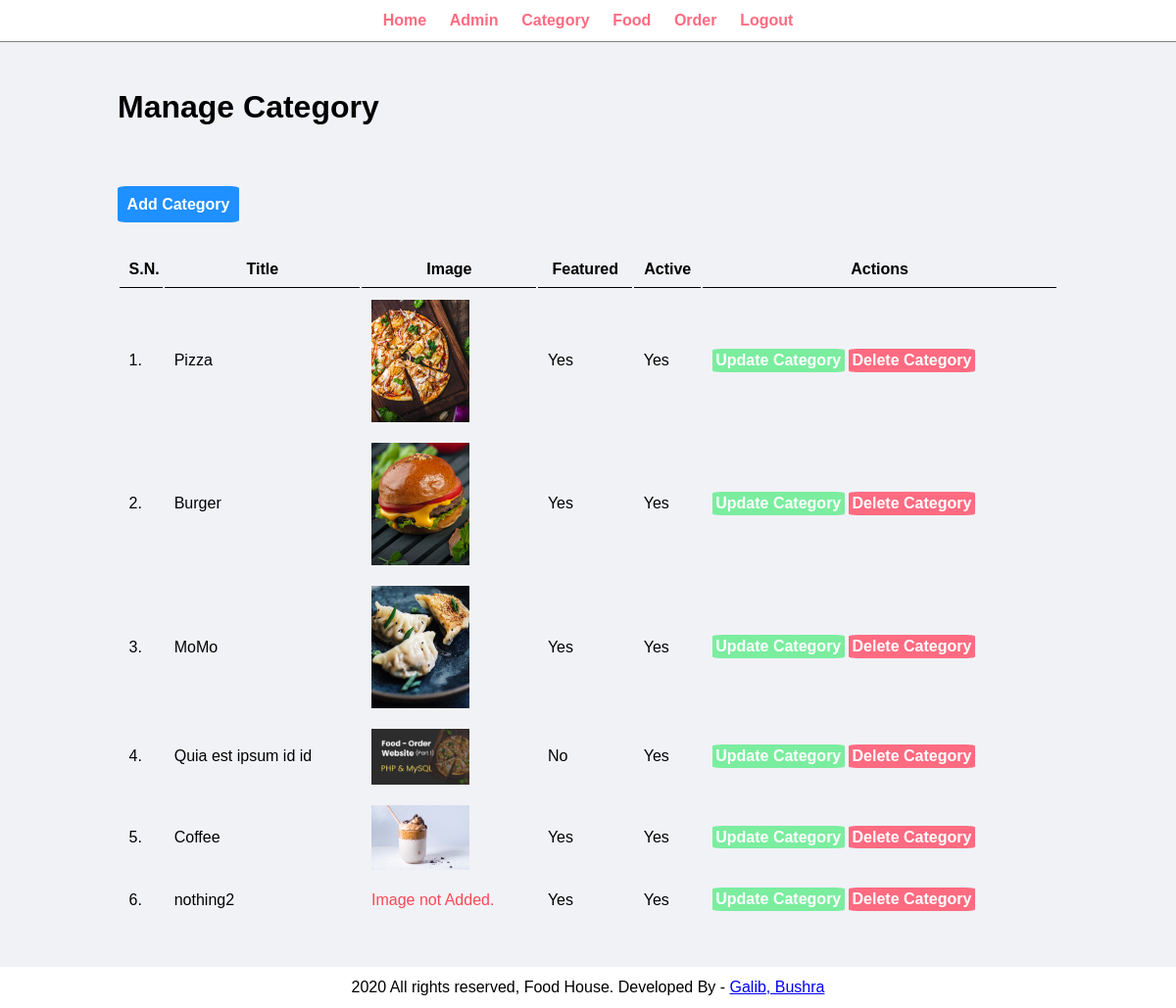
Screenshot of /admin/manage-category.php (signed in) with the database file from the repository.
### tables this page shows
CREATE TABLE `tbl_category` (
  `id` int(10) UNSIGNED NOT NULL,
  `title` varchar(100) NOT NULL,
  `image_name` varchar(255) NOT NULL,
  `featured` varchar(10) NOT NULL,
  `active` varchar(10) NOT NULL
);

### admin/manage-category.php (the view, shortened to what this page needs)
<?php include('partials/menu.php'); ?>
<div class="main-content">
    <div class="wrapper">
        <h1>Manage Category</h1>
        <br /><br />
        <br><br>
                <a href="<?php echo SITEURL; ?>admin/add-category.php" class="btn-primary">Add Category</a>
                <br /><br /><br />
                <table class="tbl-full">
                    <tr>
                        <th>S.N.</th>
                        <th>Title</th>
                        <th>Image</th>
                        <th>Featured</th>
                        <th>Active</th>
                        <th>Actions</th>
                    </tr>
                    <?php
                        $sql = "SELECT * FROM tbl_category";
                        $res = mysqli_query($conn, $sql);
                        $count = mysqli_num_rows($res);
                        $sn=1;
                        if($count>0)
                        {
                            while($row=mysqli_fetch_assoc($res))
                            {
                                $id = $row['id'];
                                $title = $row['title'];
                                $image_name = $row['image_name'];
                                $featured = $row['featured'];
                                $active = $row['active'];
                                ?>
                                    <tr>
                                        <td><?php echo $sn++; ?>. </td>
                                        <td><?php echo $title; ?></td>
                                        <td>
                                            <?php
                                                if($image_name!="")
                                                {
                                                    ?>
                                                    <img src="<?php echo SITEURL; ?>images/category/<?php echo $image_name; ?>" width="100px" >
                                                    <?php
                                                }
                                                else
                                                {
                                                    echo "<div class='error'>Image not Added.</div>";
                                                }
                                            ?>
                                        </td>
                                        <td><?php echo $featured; ?></td>
                                        <td><?php echo $active; ?></td>
                                        <td>
                                            <a href="<?php echo SITEURL; ?>admin/update-category.php?id=<?php echo $id; ?>" class="btn-secondary">Update Category</a>
                                            <a href="<?php echo SITEURL; ?>admin/delete-category.php?id=<?php echo $id; ?>&image_name=<?php echo $image_name; ?>" class="btn-danger">Delete Category</a>
                                        </td>
                                    </tr>
                                <?php
                            }
                        }
                        else
                        {
                            ?>
                            <tr>
                                <td colspan="6"><div class="error">No Category Added.</div></td>
                            </tr>
                            <?php
                        }
                    ?>
                </table>
    </div>
</div>
<?php include('partials/footer.php'); ?>

### admin/partials/menu.php (shortened to what this page needs)
<html>
    <head>
        <link rel="stylesheet" href="../css/admin.css">
    </head>
    <body>
        <div class="menu text-center">
            <div class="wrapper">
                <ul>
                    <li><a href="index.php">Home</a></li>
                    <li><a href="manage-admin.php">Admin</a></li>
                    <li><a href="manage-category.php">Category</a></li>
                    <li><a href="manage-food.php">Food</a></li>
                    <li><a href="manage-order.php">Order</a></li>
                    <li><a href="logout.php">Logout</a></li>
                </ul>
            </div>
        </div>

### admin/partials/footer.php
<div class="footer">
            <div class="wrapper">
                <p class="text-center">2020 All rights reserved, Food House. Developed By - <a href="#"> Galib, Bushra</a></p>
            </div>
        </div>
    </body>
</html>

### css/admin.css (style rules this page uses)
* { margin: 0; padding: 0; font-family: Arial, Helvetica, sans-serif; }
.wrapper { padding: 1%; width: 80%; margin: 0 auto; }
.text-center { text-align: center; }
.menu { border-bottom: 1px solid gray; }
.menu ul { list-style-type: none; }
.menu ul li { display: inline; padding: 1%; }
.menu ul li a { text-decoration: none; font-weight: bold; color: #ff6b81; }
.main-content { padding: 3% 0; background-color: #f1f2f6; }
.tbl-full { width: 100%; }
table tr th { border-bottom: 1px solid black; padding: 1%; }
table tr td { padding: 1%; }
.btn-primary { background-color: #1e90ff; padding: 1%; color: white; text-decoration: none; font-weight: bold; border-radius: 7%; }
.btn-secondary { background-color: #7bed9f; padding: 1%; color: white; text-decoration: none; font-weight: bold; border-radius: 7%; }
.btn-danger { background-color: #ff6b81; padding: 1%; color: white; text-decoration: none; font-weight: bold; border-radius: 7%; }
.error { color: #ff4757; }

### rows the page displays
tbl_category: title "Pizza", image_name (picture), featured "Yes", active "Yes"
tbl_category: title "Burger", image_name (picture), featured "Yes", active "Yes"
tbl_category: title "MoMo", image_name (picture), featured "Yes", active "Yes"
tbl_category: title "Quia est ipsum id id", image_name (picture), featured "No", active "Yes"
tbl_category: title "Coffee", image_name (picture), featured "Yes", active "Yes"
tbl_category: title "nothing2", image_name "Image not Added.", featured "Yes", active "Yes"
